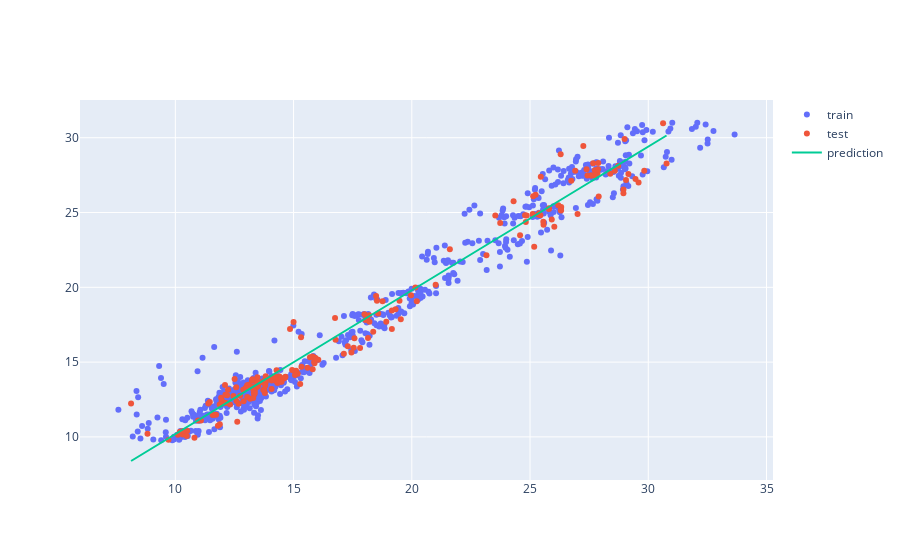

The notebook cell saved with this chart:
### Code cell
# We sill select TA to plot on graph
prediction = pd.DataFrame(y_pred.tolist())[0]

# Plot linear regression result
fig = go.Figure([
    go.Scatter(x=x_train, y=y_train["EMA_21"], name='train', mode='markers'),
    go.Scatter(x=x_test,  y=y_test["EMA_21"], name='test', mode='markers'),
    go.Scatter(x=x_test,  y=prediction,  name='prediction')
])

fig.show()

### Figure 1 — Plotly figure (JSON) as saved in the notebook; plotly's stock layout.template omitted (floating-point values rounded to 4 significant figures; data arrays with more than 128 entries replaced by an {"elided": "..."} marker saying what was removed)
{"data": [{"mode": "markers", "name": "train", "type": "scatter", "x": {"elided": "777 float values"}, "y": {"elided": "777 float values"}}, {"mode": "markers", "name": "test", "type": "scatter", "x": {"elided": "195 float values"}, "y": {"elided": "195 float values"}}, {"name": "prediction", "type": "scatter", "x": {"elided": "195 float values"}, "y": {"elided": "195 float values"}}], "layout": {}}
